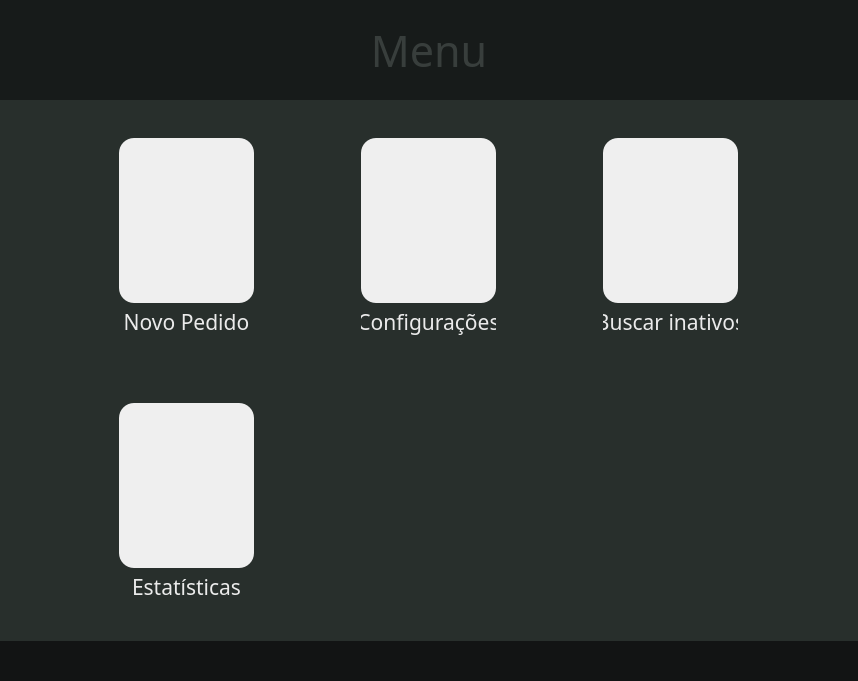
<?xml version="1.0" encoding="UTF-8"?>
<ui version="4.0">
 <class>mainWindow</class>
 <widget class="QMainWindow" name="mainWindow">
  <property name="geometry">
   <rect>
    <x>0</x>
    <y>0</y>
    <width>858</width>
    <height>681</height>
   </rect>
  </property>
  <property name="windowTitle">
   <string>Gerador de Pedidos</string>
  </property>
  <property name="windowIcon">
   <iconset resource="gui_data/resources.qrc">
    <normaloff>:/icon/images/invoiceIcon.png</normaloff>:/icon/images/invoiceIcon.png</iconset>
  </property>
  <widget class="QWidget" name="centralwidget">
   <layout class="QVBoxLayout" name="verticalLayout">
    <property name="spacing">
     <number>0</number>
    </property>
    <property name="leftMargin">
     <number>0</number>
    </property>
    <property name="topMargin">
     <number>0</number>
    </property>
    <property name="rightMargin">
     <number>0</number>
    </property>
    <property name="bottomMargin">
     <number>0</number>
    </property>
    <item>
     <widget class="QFrame" name="Header">
      <property name="maximumSize">
       <size>
        <width>16777215</width>
        <height>100</height>
       </size>
      </property>
      <property name="styleSheet">
       <string notr="true">background-color: rgb(23, 27, 26);</string>
      </property>
      <property name="frameShape">
       <enum>QFrame::NoFrame</enum>
      </property>
      <property name="frameShadow">
       <enum>QFrame::Raised</enum>
      </property>
      <layout class="QHBoxLayout" name="horizontalLayout">
       <item>
        <widget class="QFrame" name="HeaderFrame">
         <property name="frameShape">
          <enum>QFrame::NoFrame</enum>
         </property>
         <property name="frameShadow">
          <enum>QFrame::Raised</enum>
         </property>
         <layout class="QHBoxLayout" name="horizontalLayout_3">
          <item>
           <widget class="QFrame" name="AALogo">
            <property name="minimumSize">
             <size>
              <width>200</width>
              <height>0</height>
             </size>
            </property>
            <property name="maximumSize">
             <size>
              <width>200</width>
              <height>16777215</height>
             </size>
            </property>
            <property name="styleSheet">
             <string notr="true">image: url(:/logo/images/AAlogo.png);</string>
            </property>
            <property name="frameShape">
             <enum>QFrame::NoFrame</enum>
            </property>
            <property name="frameShadow">
             <enum>QFrame::Raised</enum>
            </property>
           </widget>
          </item>
          <item>
           <widget class="QLabel" name="MenuLabel">
            <property name="font">
             <font>
              <family>.SF Compact</family>
              <pointsize>32</pointsize>
             </font>
            </property>
            <property name="styleSheet">
             <string notr="true">color: rgb(56, 62, 60);</string>
            </property>
            <property name="text">
             <string>Menu</string>
            </property>
            <property name="alignment">
             <set>Qt::AlignCenter</set>
            </property>
           </widget>
          </item>
          <item>
           <widget class="QFrame" name="HeaderEmpty">
            <property name="minimumSize">
             <size>
              <width>200</width>
              <height>0</height>
             </size>
            </property>
            <property name="maximumSize">
             <size>
              <width>200</width>
              <height>16777215</height>
             </size>
            </property>
            <property name="frameShape">
             <enum>QFrame::NoFrame</enum>
            </property>
            <property name="frameShadow">
             <enum>QFrame::Raised</enum>
            </property>
           </widget>
          </item>
         </layout>
        </widget>
       </item>
      </layout>
     </widget>
    </item>
    <item>
     <widget class="QFrame" name="Body">
      <property name="styleSheet">
       <string notr="true">background-color: rgb(40, 47, 44);</string>
      </property>
      <property name="frameShape">
       <enum>QFrame::NoFrame</enum>
      </property>
      <property name="frameShadow">
       <enum>QFrame::Raised</enum>
      </property>
      <layout class="QVBoxLayout" name="verticalLayout_4">
       <item>
        <widget class="QFrame" name="Row1">
         <property name="frameShape">
          <enum>QFrame::NoFrame</enum>
         </property>
         <property name="frameShadow">
          <enum>QFrame::Raised</enum>
         </property>
         <layout class="QHBoxLayout" name="horizontalLayout_2">
          <item>
           <widget class="QFrame" name="NewRequestFrame">
            <property name="maximumSize">
             <size>
              <width>135</width>
              <height>200</height>
             </size>
            </property>
            <property name="styleSheet">
             <string notr="true">background-position: center;</string>
            </property>
            <property name="frameShape">
             <enum>QFrame::NoFrame</enum>
            </property>
            <property name="frameShadow">
             <enum>QFrame::Raised</enum>
            </property>
            <layout class="QVBoxLayout" name="verticalLayout_2">
             <property name="spacing">
              <number>2</number>
             </property>
             <property name="leftMargin">
              <number>0</number>
             </property>
             <property name="topMargin">
              <number>0</number>
             </property>
             <property name="rightMargin">
              <number>0</number>
             </property>
             <property name="bottomMargin">
              <number>0</number>
             </property>
             <item>
              <widget class="QPushButton" name="NewRequestButton">
               <property name="minimumSize">
                <size>
                 <width>135</width>
                 <height>165</height>
                </size>
               </property>
               <property name="maximumSize">
                <size>
                 <width>135</width>
                 <height>165</height>
                </size>
               </property>
               <property name="styleSheet">
                <string notr="true">QPushButton {
	background-color: rgb(239, 239, 239);
	border-radius: 15px;
	
	/*image: url(:/icon/images/invoiceIcon.png);*/
	
}

QPushButton:hover {
	background-color: rgb(200, 200, 200);

}
QPushButton:pressed {
	background-color: rgb(160, 160, 160);

}</string>
               </property>
               <property name="text">
                <string/>
               </property>
               <property name="icon">
                <iconset resource="gui_data/resources.qrc">
                 <normaloff>:/icon/images/invoiceIcon.png</normaloff>:/icon/images/invoiceIcon.png</iconset>
               </property>
               <property name="iconSize">
                <size>
                 <width>95</width>
                 <height>95</height>
                </size>
               </property>
              </widget>
             </item>
             <item>
              <widget class="QLabel" name="NewRequestLabel">
               <property name="minimumSize">
                <size>
                 <width>0</width>
                 <height>30</height>
                </size>
               </property>
               <property name="font">
                <font>
                 <family>.SF Compact</family>
                 <pointsize>16</pointsize>
                </font>
               </property>
               <property name="styleSheet">
                <string notr="true">color: rgb(235, 235, 235);
background-position: center;
background-color: none;</string>
               </property>
               <property name="text">
                <string>Novo Pedido</string>
               </property>
               <property name="scaledContents">
                <bool>false</bool>
               </property>
               <property name="alignment">
                <set>Qt::AlignCenter</set>
               </property>
              </widget>
             </item>
            </layout>
           </widget>
          </item>
          <item>
           <widget class="QFrame" name="ConfigurationFrame">
            <property name="maximumSize">
             <size>
              <width>135</width>
              <height>200</height>
             </size>
            </property>
            <property name="styleSheet">
             <string notr="true">background-position: center;</string>
            </property>
            <property name="frameShape">
             <enum>QFrame::NoFrame</enum>
            </property>
            <property name="frameShadow">
             <enum>QFrame::Raised</enum>
            </property>
            <layout class="QVBoxLayout" name="verticalLayout_7">
             <property name="spacing">
              <number>2</number>
             </property>
             <property name="leftMargin">
              <number>0</number>
             </property>
             <property name="topMargin">
              <number>0</number>
             </property>
             <property name="rightMargin">
              <number>0</number>
             </property>
             <property name="bottomMargin">
              <number>0</number>
             </property>
             <item>
              <widget class="QPushButton" name="ConfigurationButton">
               <property name="minimumSize">
                <size>
                 <width>135</width>
                 <height>165</height>
                </size>
               </property>
               <property name="maximumSize">
                <size>
                 <width>135</width>
                 <height>165</height>
                </size>
               </property>
               <property name="styleSheet">
                <string notr="true">QPushButton {
	background-color: rgb(239, 239, 239);
	border-radius: 15px;
	
	/*image: url(:/icon/images/settingsIcon.png);*/
}


QPushButton:hover {
	background-color: rgb(200, 200, 200);

}
QPushButton:pressed {
	background-color: rgb(160, 160, 160);

}</string>
               </property>
               <property name="text">
                <string/>
               </property>
               <property name="icon">
                <iconset resource="gui_data/resources.qrc">
                 <normaloff>:/icon/images/settingsIcon.png</normaloff>:/icon/images/settingsIcon.png</iconset>
               </property>
               <property name="iconSize">
                <size>
                 <width>90</width>
                 <height>90</height>
                </size>
               </property>
              </widget>
             </item>
             <item>
              <widget class="QLabel" name="ConfigurationLabel">
               <property name="minimumSize">
                <size>
                 <width>0</width>
                 <height>30</height>
                </size>
               </property>
               <property name="font">
                <font>
                 <family>.SF Compact</family>
                 <pointsize>16</pointsize>
                </font>
               </property>
               <property name="styleSheet">
                <string notr="true">color: rgb(235, 235, 235);
background-position: center;
background-color: none;</string>
               </property>
               <property name="text">
                <string>Configurações</string>
               </property>
               <property name="scaledContents">
                <bool>false</bool>
               </property>
               <property name="alignment">
                <set>Qt::AlignCenter</set>
               </property>
              </widget>
             </item>
            </layout>
           </widget>
          </item>
          <item>
           <widget class="QFrame" name="SearchInactiveFrame">
            <property name="maximumSize">
             <size>
              <width>135</width>
              <height>200</height>
             </size>
            </property>
            <property name="styleSheet">
             <string notr="true">background-position: center;</string>
            </property>
            <property name="frameShape">
             <enum>QFrame::NoFrame</enum>
            </property>
            <property name="frameShadow">
             <enum>QFrame::Raised</enum>
            </property>
            <layout class="QVBoxLayout" name="verticalLayout_3">
             <property name="spacing">
              <number>2</number>
             </property>
             <property name="leftMargin">
              <number>0</number>
             </property>
             <property name="topMargin">
              <number>0</number>
             </property>
             <property name="rightMargin">
              <number>0</number>
             </property>
             <property name="bottomMargin">
              <number>0</number>
             </property>
             <item>
              <widget class="QPushButton" name="SearchInactiveButton">
               <property name="minimumSize">
                <size>
                 <width>135</width>
                 <height>165</height>
                </size>
               </property>
               <property name="maximumSize">
                <size>
                 <width>135</width>
                 <height>165</height>
                </size>
               </property>
               <property name="styleSheet">
                <string notr="true">QPushButton {
	background-color: rgb(239, 239, 239);
	border-radius: 15px;
	
	/*image: url(:/icon/images/invoiceIcon.png);*/
	
}

QPushButton:hover {
	background-color: rgb(200, 200, 200);

}
QPushButton:pressed {
	background-color: rgb(160, 160, 160);

}</string>
               </property>
               <property name="text">
                <string/>
               </property>
               <property name="icon">
                <iconset resource="gui_data/resources.qrc">
                 <normaloff>:/icon/images/searchInactiveIcon.png</normaloff>:/icon/images/searchInactiveIcon.png</iconset>
               </property>
               <property name="iconSize">
                <size>
                 <width>110</width>
                 <height>110</height>
                </size>
               </property>
              </widget>
             </item>
             <item>
              <widget class="QLabel" name="SearchInactiveLabel">
               <property name="minimumSize">
                <size>
                 <width>0</width>
                 <height>30</height>
                </size>
               </property>
               <property name="font">
                <font>
                 <family>.SF Compact</family>
                 <pointsize>16</pointsize>
                </font>
               </property>
               <property name="styleSheet">
                <string notr="true">color: rgb(235, 235, 235);
background-position: center;
background-color: none;</string>
               </property>
               <property name="text">
                <string>Buscar inativos</string>
               </property>
               <property name="scaledContents">
                <bool>false</bool>
               </property>
               <property name="alignment">
                <set>Qt::AlignCenter</set>
               </property>
              </widget>
             </item>
            </layout>
           </widget>
          </item>
         </layout>
        </widget>
       </item>
       <item>
        <widget class="QFrame" name="Row2">
         <property name="frameShape">
          <enum>QFrame::NoFrame</enum>
         </property>
         <property name="frameShadow">
          <enum>QFrame::Raised</enum>
         </property>
         <layout class="QHBoxLayout" name="horizontalLayout_4">
          <item>
           <widget class="QFrame" name="EstatisticsFrame">
            <property name="maximumSize">
             <size>
              <width>135</width>
              <height>200</height>
             </size>
            </property>
            <property name="styleSheet">
             <string notr="true">background-position: center;</string>
            </property>
            <property name="frameShape">
             <enum>QFrame::NoFrame</enum>
            </property>
            <property name="frameShadow">
             <enum>QFrame::Raised</enum>
            </property>
            <layout class="QVBoxLayout" name="verticalLayout_6">
             <property name="spacing">
              <number>2</number>
             </property>
             <property name="leftMargin">
              <number>0</number>
             </property>
             <property name="topMargin">
              <number>0</number>
             </property>
             <property name="rightMargin">
              <number>0</number>
             </property>
             <property name="bottomMargin">
              <number>0</number>
             </property>
             <item>
              <widget class="QPushButton" name="EstatisticsButton">
               <property name="minimumSize">
                <size>
                 <width>135</width>
                 <height>165</height>
                </size>
               </property>
               <property name="maximumSize">
                <size>
                 <width>135</width>
                 <height>165</height>
                </size>
               </property>
               <property name="styleSheet">
                <string notr="true">QPushButton {
	background-color: rgb(239, 239, 239);
	border-radius: 15px;
	
	/*image: url(:/icon/images/analysisIcon.png);*/
	
}



QPushButton:hover {
	background-color: rgb(200, 200, 200);

}
QPushButton:pressed {
	background-color: rgb(160, 160, 160);

}</string>
               </property>
               <property name="text">
                <string/>
               </property>
               <property name="icon">
                <iconset resource="gui_data/resources.qrc">
                 <normaloff>:/icon/images/analysisIcon.png</normaloff>:/icon/images/analysisIcon.png</iconset>
               </property>
               <property name="iconSize">
                <size>
                 <width>90</width>
                 <height>90</height>
                </size>
               </property>
              </widget>
             </item>
             <item>
              <widget class="QLabel" name="EstatisticsLabel">
               <property name="minimumSize">
                <size>
                 <width>0</width>
                 <height>30</height>
                </size>
               </property>
               <property name="font">
                <font>
                 <family>.SF Compact</family>
                 <pointsize>16</pointsize>
                </font>
               </property>
               <property name="styleSheet">
                <string notr="true">color: rgb(235, 235, 235);
background-position: center;
background-color: none;
</string>
               </property>
               <property name="text">
                <string>Estatísticas</string>
               </property>
               <property name="scaledContents">
                <bool>false</bool>
               </property>
               <property name="alignment">
                <set>Qt::AlignCenter</set>
               </property>
              </widget>
             </item>
            </layout>
           </widget>
          </item>
          <item>
           <widget class="QFrame" name="Row2Empty1">
            <property name="maximumSize">
             <size>
              <width>135</width>
              <height>200</height>
             </size>
            </property>
            <property name="styleSheet">
             <string notr="true">background-position: center;</string>
            </property>
            <property name="frameShape">
             <enum>QFrame::NoFrame</enum>
            </property>
            <property name="frameShadow">
             <enum>QFrame::Raised</enum>
            </property>
            <layout class="QVBoxLayout" name="verticalLayout_5">
             <property name="spacing">
              <number>2</number>
             </property>
             <property name="leftMargin">
              <number>0</number>
             </property>
             <property name="topMargin">
              <number>0</number>
             </property>
             <property name="rightMargin">
              <number>0</number>
             </property>
             <property name="bottomMargin">
              <number>0</number>
             </property>
            </layout>
           </widget>
          </item>
          <item>
           <widget class="QFrame" name="Row2Empty2">
            <property name="maximumSize">
             <size>
              <width>135</width>
              <height>200</height>
             </size>
            </property>
            <property name="styleSheet">
             <string notr="true">background-position: center;</string>
            </property>
            <property name="frameShape">
             <enum>QFrame::NoFrame</enum>
            </property>
            <property name="frameShadow">
             <enum>QFrame::Raised</enum>
            </property>
            <layout class="QVBoxLayout" name="verticalLayout_8">
             <property name="spacing">
              <number>2</number>
             </property>
             <property name="leftMargin">
              <number>0</number>
             </property>
             <property name="topMargin">
              <number>0</number>
             </property>
             <property name="rightMargin">
              <number>0</number>
             </property>
             <property name="bottomMargin">
              <number>0</number>
             </property>
            </layout>
           </widget>
          </item>
         </layout>
        </widget>
       </item>
      </layout>
     </widget>
    </item>
    <item>
     <widget class="QFrame" name="Bottom">
      <property name="maximumSize">
       <size>
        <width>16777215</width>
        <height>40</height>
       </size>
      </property>
      <property name="styleSheet">
       <string notr="true">background-color: rgb(18, 20, 20);</string>
      </property>
      <property name="frameShape">
       <enum>QFrame::NoFrame</enum>
      </property>
      <property name="frameShadow">
       <enum>QFrame::Raised</enum>
      </property>
     </widget>
    </item>
   </layout>
  </widget>
 </widget>
 <resources>
  <include location="gui_data/resources.qrc"/>
 </resources>
 <connections/>
</ui>
